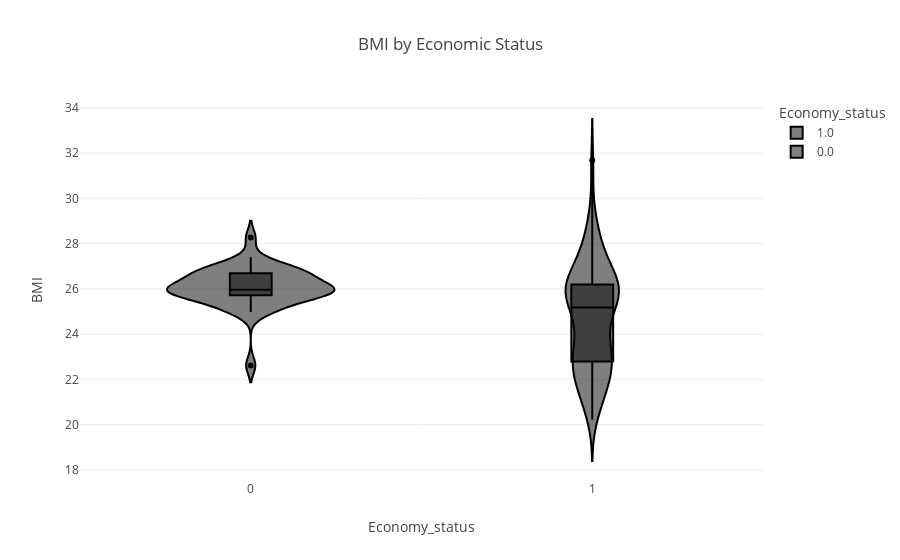

Here is the notebook cell this chart was saved with:
### Code cell
# BMI by Economic Status (Violin plot)
fig_bmi_economy = px.violin(
    filtered_data,
    x='Economy_status',
    y='BMI',
    color='Economy_status',
    box=True,
    title='BMI by Economic Status'
)

fig_bmi_economy.show()

### Figure 1 — Plotly figure (JSON) as saved in the notebook; plotly's stock layout.template omitted (floating-point values rounded to 4 significant figures; data arrays with more than 128 entries replaced by an {"elided": "..."} marker saying what was removed)
{"data": [{"alignmentgroup": "True", "box": {"visible": true}, "hovertemplate": "Economy_status=%{x}<br>BMI=%{y}<extra></extra>", "legendgroup": "1.0", "marker": {"color": "#000001"}, "name": "1.0", "offsetgroup": "1.0", "orientation": "v", "scalegroup": "True", "showlegend": true, "type": "violin", "x": {"elided": "142 int values"}, "x0": " ", "xaxis": "x", "y": {"elided": "142 float values"}, "y0": " ", "yaxis": "y"}, {"alignmentgroup": "True", "box": {"visible": true}, "hovertemplate": "Economy_status=%{x}<br>BMI=%{y}<extra></extra>", "legendgroup": "0.0", "marker": {"color": "#000002"}, "name": "0.0", "offsetgroup": "0.0", "orientation": "v", "scalegroup": "True", "showlegend": true, "type": "violin", "x": [0, 0, 0, 0, 0, 0, 0, 0, 0, 0, 0, 0, 0, 0, 0, 0, 0, 0, 0, 0, 0, 0, 0, 0, 0, 0, 0, 0, 0, 0, 0, 0, 0, 0, 0, 0, 0], "x0": " ", "xaxis": "x", "y": [26.75, 25.29, 25.82, 25.81, 26.69, 26.4, 26.62, 26.74, 25.18, 25.96, 25.9, 24.98, 26.19, 26.96, 26.56, 25.9, 26.91, 26.72, 25.6, 22.62, 26.1, 26.23, 25.96, 27.06, 25.36, 27.39, 26.18, 25.96, 25.73, 25.72, 25.89, 25.91, 26.14, 25.62, 25.01, 26.79, 28.27], "y0": " ", "yaxis": "y"}], "layout": {"legend": {"title": {"text": "Economy_status"}, "tracegroupgap": 0}, "title": {"text": "BMI by Economic Status"}, "violinmode": "overlay", "xaxis": {"anchor": "y", "categoryarray": [1, 0], "categoryorder": "array", "domain": [0, 1], "title": {"text": "Economy_status"}}, "yaxis": {"anchor": "x", "domain": [0, 1], "title": {"text": "BMI"}}}}
